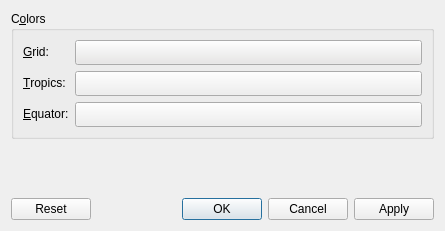
<?xml version="1.0" encoding="UTF-8"?>
<ui version="4.0">
 <class>GraticuleConfigWidget</class>
 <widget class="QDialog" name="GraticuleConfigWidget">
  <property name="geometry">
   <rect>
    <x>0</x>
    <y>0</y>
    <width>445</width>
    <height>231</height>
   </rect>
  </property>
  <property name="windowTitle">
   <string>Coordinate Grid Plugin</string>
  </property>
  <layout class="QVBoxLayout" name="verticalLayout">
   <item>
    <widget class="QGroupBox" name="groupBox">
     <property name="title">
      <string>C&amp;olors</string>
     </property>
     <layout class="QFormLayout" name="formLayout">
      <item row="0" column="0">
       <widget class="QLabel" name="label">
        <property name="palette">
         <palette>
          <active>
           <colorrole role="WindowText">
            <brush brushstyle="SolidPattern">
             <color alpha="255">
              <red>0</red>
              <green>0</green>
              <blue>0</blue>
             </color>
            </brush>
           </colorrole>
           <colorrole role="Button">
            <brush brushstyle="SolidPattern">
             <color alpha="255">
              <red>255</red>
              <green>255</green>
              <blue>255</blue>
             </color>
            </brush>
           </colorrole>
           <colorrole role="Light">
            <brush brushstyle="SolidPattern">
             <color alpha="255">
              <red>255</red>
              <green>255</green>
              <blue>255</blue>
             </color>
            </brush>
           </colorrole>
           <colorrole role="Midlight">
            <brush brushstyle="SolidPattern">
             <color alpha="255">
              <red>255</red>
              <green>255</green>
              <blue>255</blue>
             </color>
            </brush>
           </colorrole>
           <colorrole role="Dark">
            <brush brushstyle="SolidPattern">
             <color alpha="255">
              <red>127</red>
              <green>127</green>
              <blue>127</blue>
             </color>
            </brush>
           </colorrole>
           <colorrole role="Mid">
            <brush brushstyle="SolidPattern">
             <color alpha="255">
              <red>170</red>
              <green>170</green>
              <blue>170</blue>
             </color>
            </brush>
           </colorrole>
           <colorrole role="Text">
            <brush brushstyle="SolidPattern">
             <color alpha="255">
              <red>0</red>
              <green>0</green>
              <blue>0</blue>
             </color>
            </brush>
           </colorrole>
           <colorrole role="BrightText">
            <brush brushstyle="SolidPattern">
             <color alpha="255">
              <red>255</red>
              <green>255</green>
              <blue>255</blue>
             </color>
            </brush>
           </colorrole>
           <colorrole role="ButtonText">
            <brush brushstyle="SolidPattern">
             <color alpha="255">
              <red>0</red>
              <green>0</green>
              <blue>0</blue>
             </color>
            </brush>
           </colorrole>
           <colorrole role="Base">
            <brush brushstyle="SolidPattern">
             <color alpha="255">
              <red>255</red>
              <green>255</green>
              <blue>255</blue>
             </color>
            </brush>
           </colorrole>
           <colorrole role="Window">
            <brush brushstyle="SolidPattern">
             <color alpha="255">
              <red>255</red>
              <green>255</green>
              <blue>255</blue>
             </color>
            </brush>
           </colorrole>
           <colorrole role="Shadow">
            <brush brushstyle="SolidPattern">
             <color alpha="255">
              <red>0</red>
              <green>0</green>
              <blue>0</blue>
             </color>
            </brush>
           </colorrole>
           <colorrole role="AlternateBase">
            <brush brushstyle="SolidPattern">
             <color alpha="255">
              <red>255</red>
              <green>255</green>
              <blue>255</blue>
             </color>
            </brush>
           </colorrole>
           <colorrole role="ToolTipBase">
            <brush brushstyle="SolidPattern">
             <color alpha="255">
              <red>255</red>
              <green>255</green>
              <blue>220</blue>
             </color>
            </brush>
           </colorrole>
           <colorrole role="ToolTipText">
            <brush brushstyle="SolidPattern">
             <color alpha="255">
              <red>0</red>
              <green>0</green>
              <blue>0</blue>
             </color>
            </brush>
           </colorrole>
          </active>
          <inactive>
           <colorrole role="WindowText">
            <brush brushstyle="SolidPattern">
             <color alpha="255">
              <red>0</red>
              <green>0</green>
              <blue>0</blue>
             </color>
            </brush>
           </colorrole>
           <colorrole role="Button">
            <brush brushstyle="SolidPattern">
             <color alpha="255">
              <red>255</red>
              <green>255</green>
              <blue>255</blue>
             </color>
            </brush>
           </colorrole>
           <colorrole role="Light">
            <brush brushstyle="SolidPattern">
             <color alpha="255">
              <red>255</red>
              <green>255</green>
              <blue>255</blue>
             </color>
            </brush>
           </colorrole>
           <colorrole role="Midlight">
            <brush brushstyle="SolidPattern">
             <color alpha="255">
              <red>255</red>
              <green>255</green>
              <blue>255</blue>
             </color>
            </brush>
           </colorrole>
           <colorrole role="Dark">
            <brush brushstyle="SolidPattern">
             <color alpha="255">
              <red>127</red>
              <green>127</green>
              <blue>127</blue>
             </color>
            </brush>
           </colorrole>
           <colorrole role="Mid">
            <brush brushstyle="SolidPattern">
             <color alpha="255">
              <red>170</red>
              <green>170</green>
              <blue>170</blue>
             </color>
            </brush>
           </colorrole>
           <colorrole role="Text">
            <brush brushstyle="SolidPattern">
             <color alpha="255">
              <red>0</red>
              <green>0</green>
              <blue>0</blue>
             </color>
            </brush>
           </colorrole>
           <colorrole role="BrightText">
            <brush brushstyle="SolidPattern">
             <color alpha="255">
              <red>255</red>
              <green>255</green>
              <blue>255</blue>
             </color>
            </brush>
           </colorrole>
           <colorrole role="ButtonText">
            <brush brushstyle="SolidPattern">
             <color alpha="255">
              <red>0</red>
              <green>0</green>
              <blue>0</blue>
             </color>
            </brush>
           </colorrole>
           <colorrole role="Base">
            <brush brushstyle="SolidPattern">
             <color alpha="255">
              <red>255</red>
              <green>255</green>
              <blue>255</blue>
             </color>
            </brush>
           </colorrole>
           <colorrole role="Window">
            <brush brushstyle="SolidPattern">
             <color alpha="255">
              <red>255</red>
              <green>255</green>
              <blue>255</blue>
             </color>
            </brush>
           </colorrole>
           <colorrole role="Shadow">
            <brush brushstyle="SolidPattern">
             <color alpha="255">
              <red>0</red>
              <green>0</green>
              <blue>0</blue>
             </color>
            </brush>
           </colorrole>
           <colorrole role="AlternateBase">
            <brush brushstyle="SolidPattern">
             <color alpha="255">
              <red>255</red>
              <green>255</green>
              <blue>255</blue>
             </color>
            </brush>
           </colorrole>
           <colorrole role="ToolTipBase">
            <brush brushstyle="SolidPattern">
             <color alpha="255">
              <red>255</red>
              <green>255</green>
              <blue>220</blue>
             </color>
            </brush>
           </colorrole>
           <colorrole role="ToolTipText">
            <brush brushstyle="SolidPattern">
             <color alpha="255">
              <red>0</red>
              <green>0</green>
              <blue>0</blue>
             </color>
            </brush>
           </colorrole>
          </inactive>
          <disabled>
           <colorrole role="WindowText">
            <brush brushstyle="SolidPattern">
             <color alpha="255">
              <red>127</red>
              <green>127</green>
              <blue>127</blue>
             </color>
            </brush>
           </colorrole>
           <colorrole role="Button">
            <brush brushstyle="SolidPattern">
             <color alpha="255">
              <red>255</red>
              <green>255</green>
              <blue>255</blue>
             </color>
            </brush>
           </colorrole>
           <colorrole role="Light">
            <brush brushstyle="SolidPattern">
             <color alpha="255">
              <red>255</red>
              <green>255</green>
              <blue>255</blue>
             </color>
            </brush>
           </colorrole>
           <colorrole role="Midlight">
            <brush brushstyle="SolidPattern">
             <color alpha="255">
              <red>255</red>
              <green>255</green>
              <blue>255</blue>
             </color>
            </brush>
           </colorrole>
           <colorrole role="Dark">
            <brush brushstyle="SolidPattern">
             <color alpha="255">
              <red>127</red>
              <green>127</green>
              <blue>127</blue>
             </color>
            </brush>
           </colorrole>
           <colorrole role="Mid">
            <brush brushstyle="SolidPattern">
             <color alpha="255">
              <red>170</red>
              <green>170</green>
              <blue>170</blue>
             </color>
            </brush>
           </colorrole>
           <colorrole role="Text">
            <brush brushstyle="SolidPattern">
             <color alpha="255">
              <red>127</red>
              <green>127</green>
              <blue>127</blue>
             </color>
            </brush>
           </colorrole>
           <colorrole role="BrightText">
            <brush brushstyle="SolidPattern">
             <color alpha="255">
              <red>255</red>
              <green>255</green>
              <blue>255</blue>
             </color>
            </brush>
           </colorrole>
           <colorrole role="ButtonText">
            <brush brushstyle="SolidPattern">
             <color alpha="255">
              <red>127</red>
              <green>127</green>
              <blue>127</blue>
             </color>
            </brush>
           </colorrole>
           <colorrole role="Base">
            <brush brushstyle="SolidPattern">
             <color alpha="255">
              <red>255</red>
              <green>255</green>
              <blue>255</blue>
             </color>
            </brush>
           </colorrole>
           <colorrole role="Window">
            <brush brushstyle="SolidPattern">
             <color alpha="255">
              <red>255</red>
              <green>255</green>
              <blue>255</blue>
             </color>
            </brush>
           </colorrole>
           <colorrole role="Shadow">
            <brush brushstyle="SolidPattern">
             <color alpha="255">
              <red>0</red>
              <green>0</green>
              <blue>0</blue>
             </color>
            </brush>
           </colorrole>
           <colorrole role="AlternateBase">
            <brush brushstyle="SolidPattern">
             <color alpha="255">
              <red>255</red>
              <green>255</green>
              <blue>255</blue>
             </color>
            </brush>
           </colorrole>
           <colorrole role="ToolTipBase">
            <brush brushstyle="SolidPattern">
             <color alpha="255">
              <red>255</red>
              <green>255</green>
              <blue>220</blue>
             </color>
            </brush>
           </colorrole>
           <colorrole role="ToolTipText">
            <brush brushstyle="SolidPattern">
             <color alpha="255">
              <red>0</red>
              <green>0</green>
              <blue>0</blue>
             </color>
            </brush>
           </colorrole>
          </disabled>
         </palette>
        </property>
        <property name="text">
         <string>&amp;Grid:</string>
        </property>
        <property name="buddy">
         <cstring>gridPushButton</cstring>
        </property>
       </widget>
      </item>
      <item row="0" column="1">
       <widget class="QPushButton" name="gridPushButton">
        <property name="minimumSize">
         <size>
          <width>30</width>
          <height>25</height>
         </size>
        </property>
        <property name="palette">
         <palette>
          <active>
           <colorrole role="Button">
            <brush brushstyle="SolidPattern">
             <color alpha="255">
              <red>232</red>
              <green>231</green>
              <blue>230</blue>
             </color>
            </brush>
           </colorrole>
          </active>
          <inactive>
           <colorrole role="Button">
            <brush brushstyle="SolidPattern">
             <color alpha="255">
              <red>232</red>
              <green>231</green>
              <blue>230</blue>
             </color>
            </brush>
           </colorrole>
          </inactive>
          <disabled>
           <colorrole role="Button">
            <brush brushstyle="SolidPattern">
             <color alpha="255">
              <red>232</red>
              <green>231</green>
              <blue>230</blue>
             </color>
            </brush>
           </colorrole>
          </disabled>
         </palette>
        </property>
        <property name="toolTip">
         <string>Color of the coordinate grid.</string>
        </property>
        <property name="text">
         <string/>
        </property>
       </widget>
      </item>
      <item row="1" column="0">
       <widget class="QLabel" name="label_2">
        <property name="palette">
         <palette>
          <active>
           <colorrole role="WindowText">
            <brush brushstyle="SolidPattern">
             <color alpha="255">
              <red>0</red>
              <green>0</green>
              <blue>0</blue>
             </color>
            </brush>
           </colorrole>
           <colorrole role="Button">
            <brush brushstyle="SolidPattern">
             <color alpha="255">
              <red>255</red>
              <green>255</green>
              <blue>255</blue>
             </color>
            </brush>
           </colorrole>
           <colorrole role="Light">
            <brush brushstyle="SolidPattern">
             <color alpha="255">
              <red>255</red>
              <green>255</green>
              <blue>255</blue>
             </color>
            </brush>
           </colorrole>
           <colorrole role="Midlight">
            <brush brushstyle="SolidPattern">
             <color alpha="255">
              <red>255</red>
              <green>255</green>
              <blue>255</blue>
             </color>
            </brush>
           </colorrole>
           <colorrole role="Dark">
            <brush brushstyle="SolidPattern">
             <color alpha="255">
              <red>127</red>
              <green>127</green>
              <blue>127</blue>
             </color>
            </brush>
           </colorrole>
           <colorrole role="Mid">
            <brush brushstyle="SolidPattern">
             <color alpha="255">
              <red>170</red>
              <green>170</green>
              <blue>170</blue>
             </color>
            </brush>
           </colorrole>
           <colorrole role="Text">
            <brush brushstyle="SolidPattern">
             <color alpha="255">
              <red>0</red>
              <green>0</green>
              <blue>0</blue>
             </color>
            </brush>
           </colorrole>
           <colorrole role="BrightText">
            <brush brushstyle="SolidPattern">
             <color alpha="255">
              <red>255</red>
              <green>255</green>
              <blue>255</blue>
             </color>
            </brush>
           </colorrole>
           <colorrole role="ButtonText">
            <brush brushstyle="SolidPattern">
             <color alpha="255">
              <red>0</red>
              <green>0</green>
              <blue>0</blue>
             </color>
            </brush>
           </colorrole>
           <colorrole role="Base">
            <brush brushstyle="SolidPattern">
             <color alpha="255">
              <red>255</red>
              <green>255</green>
              <blue>255</blue>
             </color>
            </brush>
           </colorrole>
           <colorrole role="Window">
            <brush brushstyle="SolidPattern">
             <color alpha="255">
              <red>255</red>
              <green>255</green>
              <blue>255</blue>
             </color>
            </brush>
           </colorrole>
           <colorrole role="Shadow">
            <brush brushstyle="SolidPattern">
             <color alpha="255">
              <red>0</red>
              <green>0</green>
              <blue>0</blue>
             </color>
            </brush>
           </colorrole>
           <colorrole role="AlternateBase">
            <brush brushstyle="SolidPattern">
             <color alpha="255">
              <red>255</red>
              <green>255</green>
              <blue>255</blue>
             </color>
            </brush>
           </colorrole>
           <colorrole role="ToolTipBase">
            <brush brushstyle="SolidPattern">
             <color alpha="255">
              <red>255</red>
              <green>255</green>
              <blue>220</blue>
             </color>
            </brush>
           </colorrole>
           <colorrole role="ToolTipText">
            <brush brushstyle="SolidPattern">
             <color alpha="255">
              <red>0</red>
              <green>0</green>
              <blue>0</blue>
             </color>
            </brush>
           </colorrole>
          </active>
          <inactive>
           <colorrole role="WindowText">
            <brush brushstyle="SolidPattern">
             <color alpha="255">
              <red>0</red>
              <green>0</green>
              <blue>0</blue>
             </color>
            </brush>
           </colorrole>
           <colorrole role="Button">
            <brush brushstyle="SolidPattern">
             <color alpha="255">
              <red>255</red>
              <green>255</green>
              <blue>255</blue>
             </color>
            </brush>
           </colorrole>
           <colorrole role="Light">
            <brush brushstyle="SolidPattern">
             <color alpha="255">
              <red>255</red>
              <green>255</green>
              <blue>255</blue>
             </color>
            </brush>
           </colorrole>
           <colorrole role="Midlight">
            <brush brushstyle="SolidPattern">
             <color alpha="255">
              <red>255</red>
              <green>255</green>
              <blue>255</blue>
             </color>
            </brush>
           </colorrole>
           <colorrole role="Dark">
            <brush brushstyle="SolidPattern">
             <color alpha="255">
              <red>127</red>
              <green>127</green>
              <blue>127</blue>
             </color>
            </brush>
           </colorrole>
           <colorrole role="Mid">
            <brush brushstyle="SolidPattern">
             <color alpha="255">
              <red>170</red>
              <green>170</green>
              <blue>170</blue>
             </color>
            </brush>
           </colorrole>
           <colorrole role="Text">
            <brush brushstyle="SolidPattern">
             <color alpha="255">
              <red>0</red>
              <green>0</green>
              <blue>0</blue>
             </color>
            </brush>
           </colorrole>
           <colorrole role="BrightText">
            <brush brushstyle="SolidPattern">
             <color alpha="255">
              <red>255</red>
              <green>255</green>
              <blue>255</blue>
             </color>
            </brush>
           </colorrole>
           <colorrole role="ButtonText">
            <brush brushstyle="SolidPattern">
             <color alpha="255">
              <red>0</red>
              <green>0</green>
              <blue>0</blue>
             </color>
            </brush>
           </colorrole>
           <colorrole role="Base">
            <brush brushstyle="SolidPattern">
             <color alpha="255">
              <red>255</red>
              <green>255</green>
              <blue>255</blue>
             </color>
            </brush>
           </colorrole>
           <colorrole role="Window">
            <brush brushstyle="SolidPattern">
             <color alpha="255">
              <red>255</red>
              <green>255</green>
              <blue>255</blue>
             </color>
            </brush>
           </colorrole>
           <colorrole role="Shadow">
            <brush brushstyle="SolidPattern">
             <color alpha="255">
              <red>0</red>
              <green>0</green>
              <blue>0</blue>
             </color>
            </brush>
           </colorrole>
           <colorrole role="AlternateBase">
            <brush brushstyle="SolidPattern">
             <color alpha="255">
              <red>255</red>
              <green>255</green>
              <blue>255</blue>
             </color>
            </brush>
           </colorrole>
           <colorrole role="ToolTipBase">
            <brush brushstyle="SolidPattern">
             <color alpha="255">
              <red>255</red>
              <green>255</green>
              <blue>220</blue>
             </color>
            </brush>
           </colorrole>
           <colorrole role="ToolTipText">
            <brush brushstyle="SolidPattern">
             <color alpha="255">
              <red>0</red>
              <green>0</green>
              <blue>0</blue>
             </color>
            </brush>
           </colorrole>
          </inactive>
          <disabled>
           <colorrole role="WindowText">
            <brush brushstyle="SolidPattern">
             <color alpha="255">
              <red>127</red>
              <green>127</green>
              <blue>127</blue>
             </color>
            </brush>
           </colorrole>
           <colorrole role="Button">
            <brush brushstyle="SolidPattern">
             <color alpha="255">
              <red>255</red>
              <green>255</green>
              <blue>255</blue>
             </color>
            </brush>
           </colorrole>
           <colorrole role="Light">
            <brush brushstyle="SolidPattern">
             <color alpha="255">
              <red>255</red>
              <green>255</green>
              <blue>255</blue>
             </color>
            </brush>
           </colorrole>
           <colorrole role="Midlight">
            <brush brushstyle="SolidPattern">
             <color alpha="255">
              <red>255</red>
              <green>255</green>
              <blue>255</blue>
             </color>
            </brush>
           </colorrole>
           <colorrole role="Dark">
            <brush brushstyle="SolidPattern">
             <color alpha="255">
              <red>127</red>
              <green>127</green>
              <blue>127</blue>
             </color>
            </brush>
           </colorrole>
           <colorrole role="Mid">
            <brush brushstyle="SolidPattern">
             <color alpha="255">
              <red>170</red>
              <green>170</green>
              <blue>170</blue>
             </color>
            </brush>
           </colorrole>
           <colorrole role="Text">
            <brush brushstyle="SolidPattern">
             <color alpha="255">
              <red>127</red>
              <green>127</green>
              <blue>127</blue>
             </color>
            </brush>
           </colorrole>
           <colorrole role="BrightText">
            <brush brushstyle="SolidPattern">
             <color alpha="255">
              <red>255</red>
              <green>255</green>
              <blue>255</blue>
             </color>
            </brush>
           </colorrole>
           <colorrole role="ButtonText">
            <brush brushstyle="SolidPattern">
             <color alpha="255">
              <red>127</red>
              <green>127</green>
              <blue>127</blue>
             </color>
            </brush>
           </colorrole>
           <colorrole role="Base">
            <brush brushstyle="SolidPattern">
             <color alpha="255">
              <red>255</red>
              <green>255</green>
              <blue>255</blue>
             </color>
            </brush>
           </colorrole>
           <colorrole role="Window">
            <brush brushstyle="SolidPattern">
             <color alpha="255">
              <red>255</red>
              <green>255</green>
              <blue>255</blue>
             </color>
            </brush>
           </colorrole>
           <colorrole role="Shadow">
            <brush brushstyle="SolidPattern">
             <color alpha="255">
              <red>0</red>
              <green>0</green>
              <blue>0</blue>
             </color>
            </brush>
           </colorrole>
           <colorrole role="AlternateBase">
            <brush brushstyle="SolidPattern">
             <color alpha="255">
              <red>255</red>
              <green>255</green>
              <blue>255</blue>
             </color>
            </brush>
           </colorrole>
           <colorrole role="ToolTipBase">
            <brush brushstyle="SolidPattern">
             <color alpha="255">
              <red>255</red>
              <green>255</green>
              <blue>220</blue>
             </color>
            </brush>
           </colorrole>
           <colorrole role="ToolTipText">
            <brush brushstyle="SolidPattern">
             <color alpha="255">
              <red>0</red>
              <green>0</green>
              <blue>0</blue>
             </color>
            </brush>
           </colorrole>
          </disabled>
         </palette>
        </property>
        <property name="text">
         <string>&amp;Tropics:</string>
        </property>
        <property name="buddy">
         <cstring>tropicsPushButton</cstring>
        </property>
       </widget>
      </item>
      <item row="1" column="1">
       <widget class="QPushButton" name="tropicsPushButton">
        <property name="minimumSize">
         <size>
          <width>30</width>
          <height>25</height>
         </size>
        </property>
        <property name="toolTip">
         <string>Color of the tropical circles.</string>
        </property>
        <property name="text">
         <string/>
        </property>
       </widget>
      </item>
      <item row="2" column="0">
       <widget class="QLabel" name="label_3">
        <property name="palette">
         <palette>
          <active>
           <colorrole role="WindowText">
            <brush brushstyle="SolidPattern">
             <color alpha="255">
              <red>0</red>
              <green>0</green>
              <blue>0</blue>
             </color>
            </brush>
           </colorrole>
           <colorrole role="Button">
            <brush brushstyle="SolidPattern">
             <color alpha="255">
              <red>255</red>
              <green>255</green>
              <blue>255</blue>
             </color>
            </brush>
           </colorrole>
           <colorrole role="Light">
            <brush brushstyle="SolidPattern">
             <color alpha="255">
              <red>255</red>
              <green>255</green>
              <blue>255</blue>
             </color>
            </brush>
           </colorrole>
           <colorrole role="Midlight">
            <brush brushstyle="SolidPattern">
             <color alpha="255">
              <red>255</red>
              <green>255</green>
              <blue>255</blue>
             </color>
            </brush>
           </colorrole>
           <colorrole role="Dark">
            <brush brushstyle="SolidPattern">
             <color alpha="255">
              <red>127</red>
              <green>127</green>
              <blue>127</blue>
             </color>
            </brush>
           </colorrole>
           <colorrole role="Mid">
            <brush brushstyle="SolidPattern">
             <color alpha="255">
              <red>170</red>
              <green>170</green>
              <blue>170</blue>
             </color>
            </brush>
           </colorrole>
           <colorrole role="Text">
            <brush brushstyle="SolidPattern">
             <color alpha="255">
              <red>0</red>
              <green>0</green>
              <blue>0</blue>
             </color>
            </brush>
           </colorrole>
           <colorrole role="BrightText">
            <brush brushstyle="SolidPattern">
             <color alpha="255">
              <red>255</red>
              <green>255</green>
              <blue>255</blue>
             </color>
            </brush>
           </colorrole>
           <colorrole role="ButtonText">
            <brush brushstyle="SolidPattern">
             <color alpha="255">
              <red>0</red>
              <green>0</green>
              <blue>0</blue>
             </color>
            </brush>
           </colorrole>
           <colorrole role="Base">
            <brush brushstyle="SolidPattern">
             <color alpha="255">
              <red>255</red>
              <green>255</green>
              <blue>255</blue>
             </color>
            </brush>
           </colorrole>
           <colorrole role="Window">
            <brush brushstyle="SolidPattern">
             <color alpha="255">
              <red>255</red>
              <green>255</green>
              <blue>255</blue>
             </color>
            </brush>
           </colorrole>
           <colorrole role="Shadow">
            <brush brushstyle="SolidPattern">
             <color alpha="255">
              <red>0</red>
              <green>0</green>
              <blue>0</blue>
             </color>
            </brush>
           </colorrole>
           <colorrole role="AlternateBase">
            <brush brushstyle="SolidPattern">
             <color alpha="255">
              <red>255</red>
              <green>255</green>
              <blue>255</blue>
             </color>
            </brush>
           </colorrole>
           <colorrole role="ToolTipBase">
            <brush brushstyle="SolidPattern">
             <color alpha="255">
              <red>255</red>
              <green>255</green>
              <blue>220</blue>
             </color>
            </brush>
           </colorrole>
           <colorrole role="ToolTipText">
            <brush brushstyle="SolidPattern">
             <color alpha="255">
              <red>0</red>
              <green>0</green>
              <blue>0</blue>
             </color>
            </brush>
           </colorrole>
          </active>
          <inactive>
           <colorrole role="WindowText">
            <brush brushstyle="SolidPattern">
             <color alpha="255">
              <red>0</red>
              <green>0</green>
              <blue>0</blue>
             </color>
            </brush>
           </colorrole>
           <colorrole role="Button">
            <brush brushstyle="SolidPattern">
             <color alpha="255">
              <red>255</red>
              <green>255</green>
              <blue>255</blue>
             </color>
            </brush>
           </colorrole>
           <colorrole role="Light">
            <brush brushstyle="SolidPattern">
             <color alpha="255">
              <red>255</red>
              <green>255</green>
              <blue>255</blue>
             </color>
            </brush>
           </colorrole>
           <colorrole role="Midlight">
            <brush brushstyle="SolidPattern">
             <color alpha="255">
              <red>255</red>
              <green>255</green>
              <blue>255</blue>
             </color>
            </brush>
           </colorrole>
           <colorrole role="Dark">
            <brush brushstyle="SolidPattern">
             <color alpha="255">
              <red>127</red>
              <green>127</green>
              <blue>127</blue>
             </color>
            </brush>
           </colorrole>
           <colorrole role="Mid">
            <brush brushstyle="SolidPattern">
             <color alpha="255">
              <red>170</red>
              <green>170</green>
              <blue>170</blue>
             </color>
            </brush>
           </colorrole>
           <colorrole role="Text">
            <brush brushstyle="SolidPattern">
             <color alpha="255">
              <red>0</red>
              <green>0</green>
              <blue>0</blue>
             </color>
            </brush>
           </colorrole>
           <colorrole role="BrightText">
            <brush brushstyle="SolidPattern">
             <color alpha="255">
              <red>255</red>
              <green>255</green>
              <blue>255</blue>
             </color>
            </brush>
           </colorrole>
           <colorrole role="ButtonText">
            <brush brushstyle="SolidPattern">
             <color alpha="255">
              <red>0</red>
              <green>0</green>
              <blue>0</blue>
             </color>
            </brush>
           </colorrole>
           <colorrole role="Base">
            <brush brushstyle="SolidPattern">
             <color alpha="255">
              <red>255</red>
              <green>255</green>
              <blue>255</blue>
             </color>
            </brush>
           </colorrole>
           <colorrole role="Window">
            <brush brushstyle="SolidPattern">
             <color alpha="255">
              <red>255</red>
              <green>255</green>
              <blue>255</blue>
             </color>
            </brush>
           </colorrole>
           <colorrole role="Shadow">
            <brush brushstyle="SolidPattern">
             <color alpha="255">
              <red>0</red>
              <green>0</green>
              <blue>0</blue>
             </color>
            </brush>
           </colorrole>
           <colorrole role="AlternateBase">
            <brush brushstyle="SolidPattern">
             <color alpha="255">
              <red>255</red>
              <green>255</green>
              <blue>255</blue>
             </color>
            </brush>
           </colorrole>
           <colorrole role="ToolTipBase">
            <brush brushstyle="SolidPattern">
             <color alpha="255">
              <red>255</red>
              <green>255</green>
              <blue>220</blue>
             </color>
            </brush>
           </colorrole>
           <colorrole role="ToolTipText">
            <brush brushstyle="SolidPattern">
             <color alpha="255">
              <red>0</red>
              <green>0</green>
              <blue>0</blue>
             </color>
            </brush>
           </colorrole>
          </inactive>
          <disabled>
           <colorrole role="WindowText">
            <brush brushstyle="SolidPattern">
             <color alpha="255">
              <red>127</red>
              <green>127</green>
              <blue>127</blue>
             </color>
            </brush>
           </colorrole>
           <colorrole role="Button">
            <brush brushstyle="SolidPattern">
             <color alpha="255">
              <red>255</red>
              <green>255</green>
              <blue>255</blue>
             </color>
            </brush>
           </colorrole>
           <colorrole role="Light">
            <brush brushstyle="SolidPattern">
             <color alpha="255">
              <red>255</red>
              <green>255</green>
              <blue>255</blue>
             </color>
            </brush>
           </colorrole>
           <colorrole role="Midlight">
            <brush brushstyle="SolidPattern">
             <color alpha="255">
              <red>255</red>
              <green>255</green>
              <blue>255</blue>
             </color>
            </brush>
           </colorrole>
           <colorrole role="Dark">
            <brush brushstyle="SolidPattern">
             <color alpha="255">
              <red>127</red>
              <green>127</green>
              <blue>127</blue>
             </color>
            </brush>
           </colorrole>
           <colorrole role="Mid">
            <brush brushstyle="SolidPattern">
             <color alpha="255">
              <red>170</red>
              <green>170</green>
              <blue>170</blue>
             </color>
            </brush>
           </colorrole>
           <colorrole role="Text">
            <brush brushstyle="SolidPattern">
             <color alpha="255">
              <red>127</red>
              <green>127</green>
              <blue>127</blue>
             </color>
            </brush>
           </colorrole>
           <colorrole role="BrightText">
            <brush brushstyle="SolidPattern">
             <color alpha="255">
              <red>255</red>
              <green>255</green>
              <blue>255</blue>
             </color>
            </brush>
           </colorrole>
           <colorrole role="ButtonText">
            <brush brushstyle="SolidPattern">
             <color alpha="255">
              <red>127</red>
              <green>127</green>
              <blue>127</blue>
             </color>
            </brush>
           </colorrole>
           <colorrole role="Base">
            <brush brushstyle="SolidPattern">
             <color alpha="255">
              <red>255</red>
              <green>255</green>
              <blue>255</blue>
             </color>
            </brush>
           </colorrole>
           <colorrole role="Window">
            <brush brushstyle="SolidPattern">
             <color alpha="255">
              <red>255</red>
              <green>255</green>
              <blue>255</blue>
             </color>
            </brush>
           </colorrole>
           <colorrole role="Shadow">
            <brush brushstyle="SolidPattern">
             <color alpha="255">
              <red>0</red>
              <green>0</green>
              <blue>0</blue>
             </color>
            </brush>
           </colorrole>
           <colorrole role="AlternateBase">
            <brush brushstyle="SolidPattern">
             <color alpha="255">
              <red>255</red>
              <green>255</green>
              <blue>255</blue>
             </color>
            </brush>
           </colorrole>
           <colorrole role="ToolTipBase">
            <brush brushstyle="SolidPattern">
             <color alpha="255">
              <red>255</red>
              <green>255</green>
              <blue>220</blue>
             </color>
            </brush>
           </colorrole>
           <colorrole role="ToolTipText">
            <brush brushstyle="SolidPattern">
             <color alpha="255">
              <red>0</red>
              <green>0</green>
              <blue>0</blue>
             </color>
            </brush>
           </colorrole>
          </disabled>
         </palette>
        </property>
        <property name="text">
         <string>&amp;Equator:</string>
        </property>
        <property name="buddy">
         <cstring>equatorPushButton</cstring>
        </property>
       </widget>
      </item>
      <item row="2" column="1">
       <widget class="QPushButton" name="equatorPushButton">
        <property name="minimumSize">
         <size>
          <width>30</width>
          <height>25</height>
         </size>
        </property>
        <property name="toolTip">
         <string>Color of the equator.</string>
        </property>
        <property name="text">
         <string/>
        </property>
       </widget>
      </item>
     </layout>
    </widget>
   </item>
   <item>
    <spacer name="verticalSpacer">
     <property name="orientation">
      <enum>Qt::Vertical</enum>
     </property>
     <property name="sizeHint" stdset="0">
      <size>
       <width>20</width>
       <height>94</height>
      </size>
     </property>
    </spacer>
   </item>
   <item>
    <widget class="QDialogButtonBox" name="m_buttonBox">
     <property name="orientation">
      <enum>Qt::Horizontal</enum>
     </property>
     <property name="standardButtons">
      <set>QDialogButtonBox::Apply|QDialogButtonBox::Cancel|QDialogButtonBox::Ok|QDialogButtonBox::Reset</set>
     </property>
     <property name="centerButtons">
      <bool>false</bool>
     </property>
    </widget>
   </item>
  </layout>
 </widget>
 <resources/>
 <connections>
  <connection>
   <sender>m_buttonBox</sender>
   <signal>accepted()</signal>
   <receiver>GraticuleConfigWidget</receiver>
   <slot>accept()</slot>
   <hints>
    <hint type="sourcelabel">
     <x>248</x>
     <y>254</y>
    </hint>
    <hint type="destinationlabel">
     <x>157</x>
     <y>274</y>
    </hint>
   </hints>
  </connection>
  <connection>
   <sender>m_buttonBox</sender>
   <signal>rejected()</signal>
   <receiver>GraticuleConfigWidget</receiver>
   <slot>reject()</slot>
   <hints>
    <hint type="sourcelabel">
     <x>316</x>
     <y>260</y>
    </hint>
    <hint type="destinationlabel">
     <x>286</x>
     <y>274</y>
    </hint>
   </hints>
  </connection>
 </connections>
</ui>
